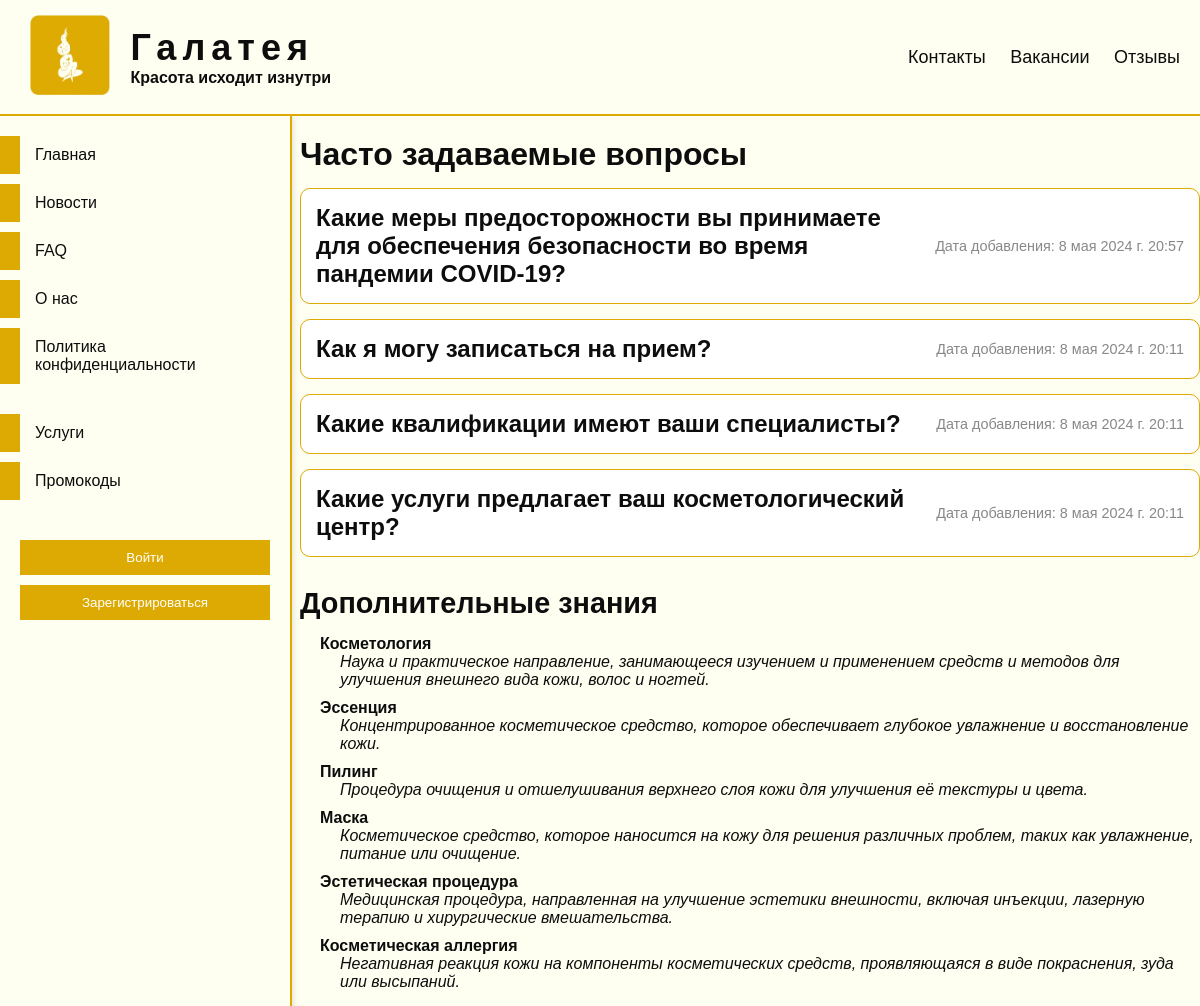
Page /faq on the committed database.
### main/models.py (models this page shows, shortened)
class FAQ(models.Model):
    question = models.CharField('Вопрос', max_length=250)
    answer = models.TextField('Ответ')
    date_added = models.DateTimeField('Дата добавления', auto_now_add=True)
    class Meta:
        verbose_name = 'Часто задаваемый вопрос'
        verbose_name_plural = 'Часто задаваемые вопросы'

### main/views.py (the view)
# urls.py: path('faq', views.faq, name='faq'),
def faq(request):
    faq_items = FAQ.objects.order_by('-date_added')
    return render(request, 'main/faq.html', {'faq_items': faq_items})

### main/templates/main/faq.html (shortened to what this page needs)
{% extends 'main/layout.html' %}
{% load static %}
{% block custom_css %}
<link type="text/css" href="{% static 'main/css/faq.css' %}" rel="stylesheet"/>
{% endblock %}
{% block content %}
    <section class="faq-section">
        <h1 class="faq-title">Часто задаваемые вопросы</h1>
        <ul class="faq-list">
            {% for faq_item in faq_items %}
            <li class="faq-item">
                <details class="faq-details">
                    <summary class="faq-summary">
                        <h3 class="faq-question">{{ faq_item.question }}</h3>
                        <p class="faq-date">Дата добавления: {{ faq_item.date_added }}</p>
                    </summary>
                </details>
            </li>
            {% endfor %}
        </ul>
    </section>
    <section class="knowledge-section">
        <h3 class="knowledge-title">Дополнительные знания</h3>
        <dl class="knowledge-list">
          <dt>Косметология</dt>
          <dd>Наука и практическое направление, занимающееся изучением и применением средств и методов для улучшения внешнего вида кожи, волос и ногтей.</dd>
          <dt>Эссенция</dt>
          <dd>Концентрированное косметическое средство, которое обеспечивает глубокое увлажнение и восстановление кожи.</dd>
          <dt>Пилинг</dt>
          <dd>Процедура очищения и отшелушивания верхнего слоя кожи для улучшения её текстуры и цвета.</dd>
          <dt>Маска</dt>
          <dd>Косметическое средство, которое наносится на кожу для решения различных проблем, таких как увлажнение, питание или очищение.</dd>
          <dt>Эстетическая процедура</dt>
          <dd>Медицинская процедура, направленная на улучшение эстетики внешности, включая инъекции, лазерную терапию и хирургические вмешательства.</dd>
          <dt>Косметическая аллергия</dt>
          <dd>Негативная реакция кожи на компоненты косметических средств, проявляющаяся в виде покраснения, зуда или высыпаний.</dd>
        </dl>
    </section>
{% endblock %}

### main/static/main/css/styles.css (style rules this page uses)
* { margin: 0; padding: 0; font-family: Arial, sans-serif; color: #0D0D0D; }
#main-content > * { margin-bottom: 15px; }
body { padding-top: 116px; padding-left: 300px; background: #fefff1; }

### main/static/main/css/faq.css (style rules this page uses)
.faq-section { margin-top: 20px; }
.faq-title { font-size: 2em; margin-bottom: 15px; color: #0D0D0D; }
.faq-list { list-style-type: none; padding: 0; }
.faq-item { margin-bottom: 15px; }
.faq-details { background-color: #ffffff; border: 1px solid #DDAA03; border-radius: 10px; padding: 15px; transition: box-shadow 0.3s; cursor: pointer; }
.faq-summary { display: flex; justify-content: space-between; align-items: center; }
.faq-question { font-size: 1.5em; color: #0D0D0D; margin: 0; max-width: 70%; word-wrap: break-word; }
.faq-date { font-size: 0.9em; color: #888; white-space: nowrap; }
.knowledge-section { margin-top: 30px; }
.knowledge-title { font-size: 1.8em; margin-bottom: 15px; color: #0D0D0D; }
.knowledge-list { margin-left: 20px; }
.knowledge-list dt { font-weight: bold; margin-top: 10px; }
.knowledge-list dd { margin-left: 20px; margin-bottom: 10px; font-style: italic; }

### rows in the picture
FAQ: question "Какие меры предосторожности вы принимаете для обеспечения безопасности во время пандемии COVID-19?", date_added "8 мая 2024 г. 20:57"
FAQ: question "Как я могу записаться на прием?", date_added "8 мая 2024 г. 20:11"
FAQ: question "Какие квалификации имеют ваши специалисты?", date_added "8 мая 2024 г. 20:11"
FAQ: question "Какие услуги предлагает ваш косметологический центр?", date_added "8 мая 2024 г. 20:11"
